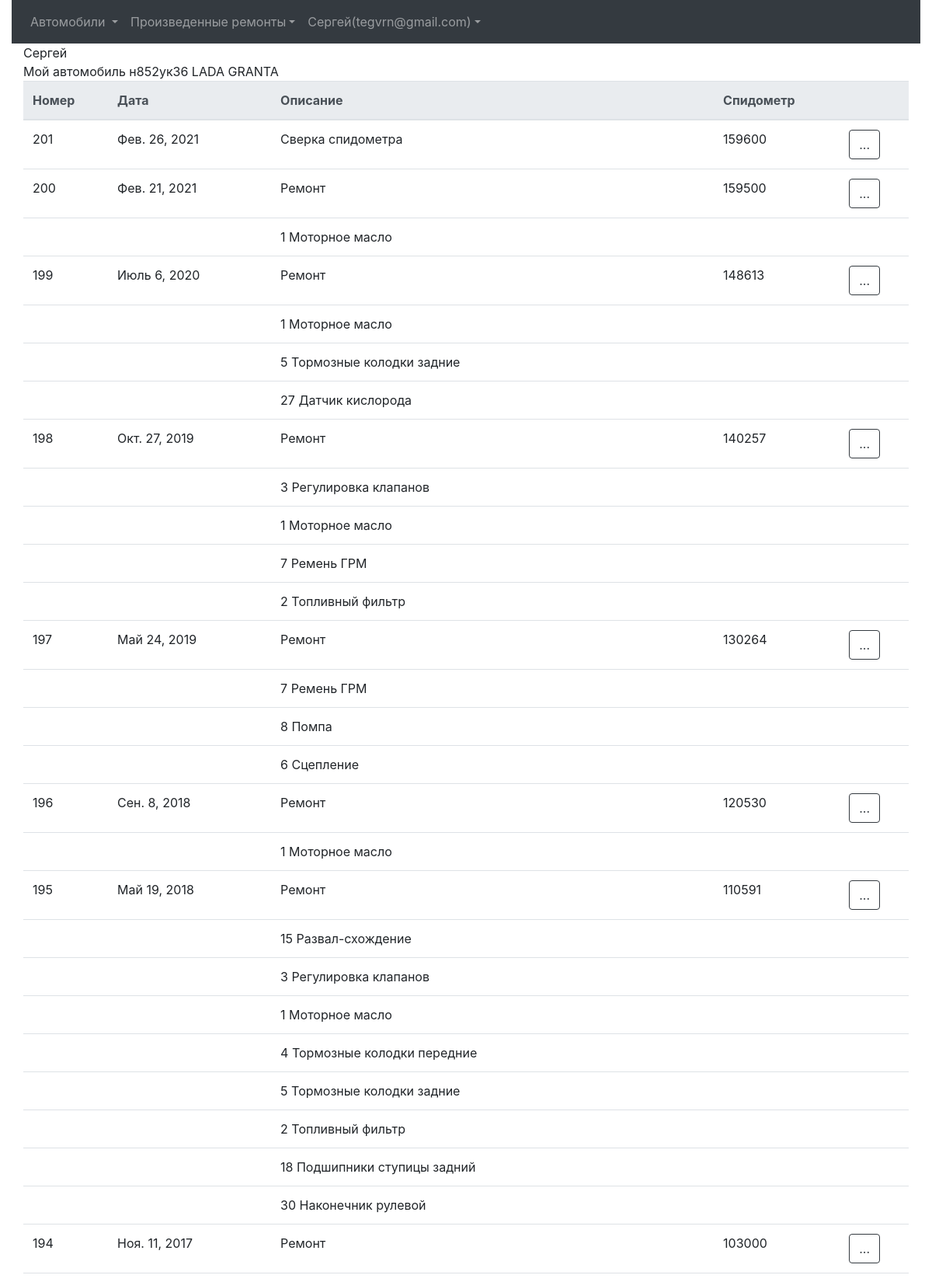
The app's page / (signed in, upper part) with its own data.
### Cars/models.py (models this page shows, shortened)
class UserService(models.Model):
	system_user=models.OneToOneField(settings.AUTH_USER_MODEL,on_delete=models.CASCADE,null=True)
	nameuser = models.CharField(max_length=20,db_index=True,verbose_name='Имя')
	emailuser = models.EmailField()
	class Meta:
		verbose_name_plural = 'Пользователи'
		verbose_name = 'Пользователи'
		ordering=['-nameuser']

class Cars(models.Model):
	name_car = models.CharField(max_length=20,db_index=True,verbose_name='Автомобиль')
	user_car = models.ForeignKey('UserService',on_delete=models.PROTECT,verbose_name = 'Автовладелец')
	reg_number = models.CharField(max_length=20,db_index=True,verbose_name='Гос.Номер')
	marka_car = models.ForeignKey('MarkaCars',null=False,on_delete=models.PROTECT,verbose_name = 'Марка')
	model_car = models.ForeignKey('ModelCars',null=False,on_delete=models.PROTECT,verbose_name = 'Модель')
	class Meta:
		verbose_name_plural = 'Автомобили'
		verbose_name = 'Автомобили'
		ordering=['-name_car']

class MarkaCars(models.Model):
	marka = models.CharField(max_length=20,db_index=True,verbose_name='Марка')
	def __str__(self):
		return self.marka
	class Meta:
		verbose_name_plural = 'Марки автомобилей'
		verbose_name = 'Марки автомобилей'
		ordering=['-marka']

class ModelCars(models.Model):
	model = models.CharField(max_length=20,db_index=True,verbose_name='Модель')
	marka_car = models.ForeignKey('MarkaCars',null=False,on_delete=models.PROTECT,verbose_name = 'Марка')
	def __str__(self):
		return self.model
	class Meta:
		verbose_name_plural = 'Модели автомобилей'
		verbose_name = 'Модели автомобилей'
		ordering=['-model']

class Journal(models.Model):
	date = models.DateField(db_index=True,verbose_name='Дата ремонта')
	CHOICES = (
		(1,"Начало эксплуатации"),
		(2,"Ремонт"),
		(3,"Сверка спидометра"))
	type_event = models.SmallIntegerField(choices=CHOICES,default=3)
	title = models.CharField(max_length=20,null=True, blank=True,verbose_name='Описание')
	description = models.TextField(null=True, blank=True,verbose_name='Полное описание')
	car = models.ForeignKey('Cars',null=False,on_delete=models.PROTECT,verbose_name = 'Автомобиль')
	speedometer = models.PositiveIntegerField(null=True, blank=True,verbose_name='Спидометр')
	class Meta:
		verbose_name_plural = 'Журнал'
		verbose_name = 'Журнал'
		ordering=['-date']

class WorkOrReplace(models.Model):
	event = models.ForeignKey('Journal',null=True,on_delete=models.CASCADE,verbose_name = 'Событие')
	datail = models.ForeignKey('Details',null=True,on_delete=models.CASCADE,verbose_name = 'Работа/Деталь')
	class Meta:
		verbose_name_plural = 'Журнал - записи'
		verbose_name = 'Журнал - записи'

class Details(models.Model):
	name_detail = models.CharField(max_length=40,db_index=True,verbose_name='Деталь/Работа')
	car = models.ForeignKey('Cars',null=False,on_delete=models.PROTECT,verbose_name = 'Автомобиль')
	def __str__(self):
		return self.name_detail
	class Meta:
		verbose_name_plural = 'Деталь/Работа'
		verbose_name = 'Деталь/Работа'
		ordering=['name_detail']

### Cars/views.py (the view)
# urls.py: path('', index),
@login_required
def index(request):
	ObjUserService=UserService.objects.get(system_user=request.user.id)
	ObjCars=Cars.objects.filter(user_car=ObjUserService.id)
	ObjJournal=Journal.objects.filter(car__user_car=ObjUserService.id)
	max_speedometer=Journal.objects.filter(car__user_car=ObjUserService.id).aggregate(Max('speedometer'))#['speedometer__max']
	sm_max=max_speedometer['speedometer__max']
	ObjWorks=WorkOrReplace.objects.filter(event__car__user_car=ObjUserService.id)
	ObjSpr=Resources.objects.filter(car__user_car=ObjUserService.id) #.order_by(Resources.name_detail)
	for item in ObjSpr:
		last_date=Journal.objects.filter(id__in=WorkOrReplace.objects.values_list('event_id', flat=True).filter(datail=item.detail_id)).aggregate(Max('date'))
		list_date=Journal.objects.filter(id__in=WorkOrReplace.objects.values_list('event_id', flat=True).filter(datail=item.detail_id)).values('date','speedometer')
		comment=''
		sm_work=0
		for di in list_date:
			comment+='{}, '.format(di['date'])
			if di['speedometer']>sm_work:
				sm_work=di['speedometer']
				date_work=di['date']
		if comment=='':
			last_date=Journal.objects.filter(car__user_car=ObjUserService.id,type_event=1).aggregate(Max('date'))
			comment='начало эксплуатации'#+str(max_speedometer['speedometer__max'])
			list_date=Journal.objects.filter(car__user_car=ObjUserService.id,type_event=1).values('date','speedometer')
			sm_work=list_date[0]['speedometer']
			date_work=list_date[0]['date']
		Resources.objects.filter(car__user_car=ObjUserService.id).filter(id=item.id).update(
			last_date=last_date['date__max'],
			sm_work=sm_work,
			planned_date=datetime.datetime.now()+datetime.timedelta((sm_work-sm_max+item.resource)/int((sm_max+1-sm_work)/(datetime.datetime.now().date()-date_work).days)),
			comment=comment)
	ObjSpr=Resources.objects.filter(car__user_car=ObjUserService.id).order_by('detail')
	context={'userservis':ObjUserService,'cars':ObjCars,'journal':ObjJournal,'details':ObjWorks,'spr':ObjSpr}
	return render(request, 'index.html', context)

### Cars/templates/index.html (shortened to what this page needs)
{% extends "layout/basic.html" %}
{% block content %}
<div class="container-fluid">
  <div>
	<div>{{userservis.nameuser}}</div>
  </div>
  <div>
  	{% for car in cars %}
    <span>{{car.name_car}}</span>
    <span>{{car.reg_number}}</span>
    <span>{{car.marka_car}}</span>
    <span>{{car.model_car}}</span>
    {% endfor%}
  </div>
  <table class="table">
    <thead class="thead-light">
      <tr>
        <th>Номер</th>
        <th>Дата</th>
        <th width=50%>Описание</th>
        <th>Спидометр</th>
        <th></th>
      </tr>
    </thead>
    <tbody>
      {% for row in journal %}
      <tr>
        <td>{{row.id}}</td>
        <td>{{row.date}}</td>
        <td>{{row.get_type_event_display}}</td>
        <td>{{row.speedometer}}</td>
        <td><button type="button" class="btn btn-outline-dark">...</button></td>
      </tr>
      {% for drow in details %}
      {% if row.id == drow.event_id %}
      <tr>
        <td></td>
        <td></td>
        <td>{{drow.datail_id}} {{drow.datail}}</td>
        <td></td>
        <td></td>
      </tr>
      {% endif %}
      {% endfor %}
      {% endfor %}
    </tbody>
  </table>
</div>
{% endblock %}

### Cars/templates/layout/basic.html (shortened to what this page needs)
<!DOCTYPE html>
<html>
<head>
	{% load bootstrap4 %}
	{% bootstrap_css %}
</head>
<body class="container-fluid">
<nav class="navbar navbar-expand-sm bg-dark navbar-dark">
    <ul class="navbar-nav">
        <li class="nav-item dropdown">
        	<a class="nav-link dropdown-toggle" href="#" id="navbardrop" data-toggle="dropdown">
        		Автомобили
        	</a>
        </li>
       <li class="nav-item dropdown">
            <a class="nav-link dropdown-toggle" href="#" id="navbardrop" data-toggle="dropdown">Произведенные ремонты</a>
        </li>
        <li class="nav-item dropdown navbar-right">
            <a class="nav-link dropdown-toggle" href="#" id="navbardrop" data-toggle="dropdown">{{userservis.nameuser}}({{user.email}})</a>
        </li>
    </ul>
</nav>
{% block content %}
{% endblock %}
</body>
</html>

### records on screen
UserService: nameuser "Сергей"
Cars: name_car "Мой автомобиль", reg_number "н852ук36", marka_car "LADA", model_car "GRANTA"
Journal: id "201", date "Фев. 26, 2021", type_event "Сверка спидометра", speedometer "159600"
Journal: id "200", date "Фев. 21, 2021", type_event "Ремонт", speedometer "159500"
WorkOrReplace: datail_id "1", datail "Моторное масло"
Journal: id "199", date "Июль 6, 2020", type_event "Ремонт", speedometer "148613"
WorkOrReplace: datail_id "1", datail "Моторное масло"
WorkOrReplace: datail_id "5", datail "Тормозные колодки задние"
WorkOrReplace: datail_id "27", datail "Датчик кислорода"
Journal: id "198", date "Окт. 27, 2019", type_event "Ремонт", speedometer "140257"
WorkOrReplace: datail_id "3", datail "Регулировка клапанов"
WorkOrReplace: datail_id "1", datail "Моторное масло"
WorkOrReplace: datail_id "7", datail "Ремень ГРМ"
WorkOrReplace: datail_id "2", datail "Топливный фильтр"
Journal: id "197", date "Май 24, 2019", type_event "Ремонт", speedometer "130264"
WorkOrReplace: datail_id "7", datail "Ремень ГРМ"
WorkOrReplace: datail_id "8", datail "Помпа"
WorkOrReplace: datail_id "6", datail "Сцепление"
Journal: id "196", date "Сен. 8, 2018", type_event "Ремонт", speedometer "120530"
WorkOrReplace: datail_id "1", datail "Моторное масло"
Journal: id "195", date "Май 19, 2018", type_event "Ремонт", speedometer "110591"
WorkOrReplace: datail_id "15", datail "Развал-схождение"
WorkOrReplace: datail_id "3", datail "Регулировка клапанов"
WorkOrReplace: datail_id "1", datail "Моторное масло"
WorkOrReplace: datail_id "4", datail "Тормозные колодки передние"
WorkOrReplace: datail_id "5", datail "Тормозные колодки задние"
WorkOrReplace: datail_id "2", datail "Топливный фильтр"
WorkOrReplace: datail_id "18", datail "Подшипники ступицы задний"
WorkOrReplace: datail_id "30", datail "Наконечник рулевой"
Journal: id "194", date "Ноя. 11, 2017", type_event "Ремонт", speedometer "103000"

### other values on screen
{{ user.email }} "tegvrn@gmail.com"
